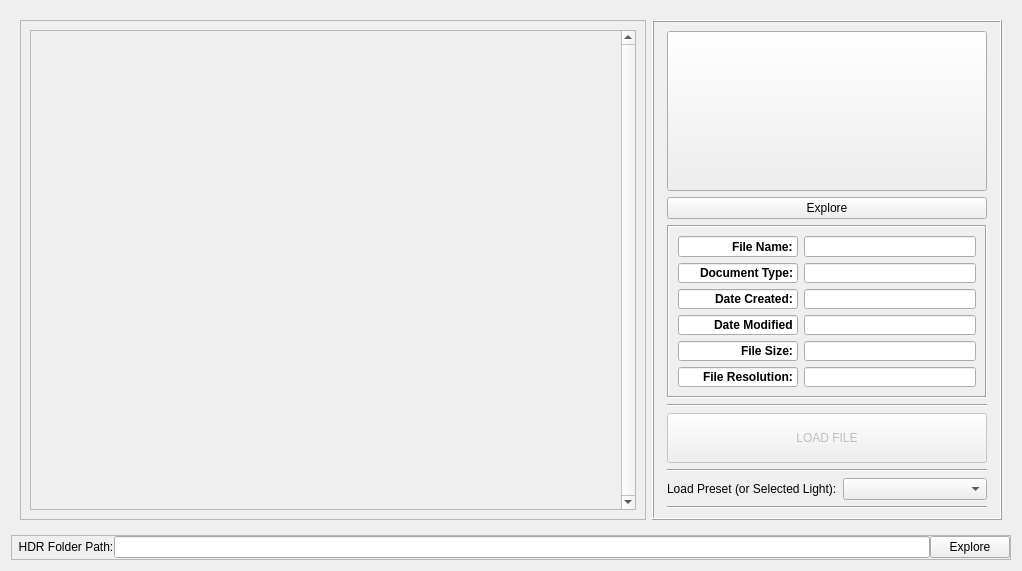
     <widget class="QWidget" name="tabHdr">
      <property name="sizePolicy">
       <sizepolicy hsizetype="Preferred" vsizetype="Expanding">
        <horstretch>0</horstretch>
        <verstretch>0</verstretch>
       </sizepolicy>
      </property>
      <attribute name="title">
       <string>HDRI</string>
      </attribute>
      <layout class="QVBoxLayout" name="verticalLayout_11">
       <item>
        <widget class="QWidget" name="wgTabHDR" native="true">
         <property name="sizePolicy">
          <sizepolicy hsizetype="Preferred" vsizetype="Expanding">
           <horstretch>0</horstretch>
           <verstretch>0</verstretch>
          </sizepolicy>
         </property>
         <property name="autoFillBackground">
          <bool>false</bool>
         </property>
         <layout class="QHBoxLayout" name="horizontalLayout_7">
          <item>
           <widget class="QFrame" name="frHdr">
            <property name="sizePolicy">
             <sizepolicy hsizetype="Expanding" vsizetype="Expanding">
              <horstretch>0</horstretch>
              <verstretch>0</verstretch>
             </sizepolicy>
            </property>
            <property name="minimumSize">
             <size>
              <width>0</width>
              <height>0</height>
             </size>
            </property>
            <property name="maximumSize">
             <size>
              <width>1111111</width>
              <height>16777215</height>
             </size>
            </property>
            <property name="layoutDirection">
             <enum>Qt::LeftToRight</enum>
            </property>
            <property name="autoFillBackground">
             <bool>true</bool>
            </property>
            <property name="frameShape">
             <enum>QFrame::StyledPanel</enum>
            </property>
            <property name="frameShadow">
             <enum>QFrame::Sunken</enum>
            </property>
            <layout class="QHBoxLayout" name="horizontalLayout_8">
             <item>
              <widget class="QScrollArea" name="scrHdr">
               <property name="styleSheet">
                <string notr="true"/>
               </property>
               <property name="verticalScrollBarPolicy">
                <enum>Qt::ScrollBarAlwaysOn</enum>
               </property>
               <property name="horizontalScrollBarPolicy">
                <enum>Qt::ScrollBarAlwaysOff</enum>
               </property>
               <property name="widgetResizable">
                <bool>true</bool>
               </property>
               <widget class="QWidget" name="scrlyHdr">
                <property name="geometry">
                 <rect>
                  <x>0</x>
                  <y>0</y>
                  <width>602</width>
                  <height>472</height>
                 </rect>
                </property>
                <layout class="QVBoxLayout" name="verticalLayout_7">
                 <item>
                  <layout class="QVBoxLayout" name="lyHdr">
                   <property name="leftMargin">
                    <number>4</number>
                   </property>
                   <property name="topMargin">
                    <number>4</number>
                   </property>
                   <property name="rightMargin">
                    <number>4</number>
                   </property>
                   <property name="bottomMargin">
                    <number>4</number>
                   </property>
                  </layout>
                 </item>
                </layout>
               </widget>
              </widget>
             </item>
            </layout>
           </widget>
          </item>
          <item>
           <widget class="QFrame" name="frLoad">
            <property name="sizePolicy">
             <sizepolicy hsizetype="Fixed" vsizetype="Preferred">
              <horstretch>0</horstretch>
              <verstretch>0</verstretch>
             </sizepolicy>
            </property>
            <property name="minimumSize">
             <size>
              <width>0</width>
              <height>500</height>
             </size>
            </property>
            <property name="maximumSize">
             <size>
              <width>350</width>
              <height>500</height>
             </size>
            </property>
            <property name="frameShape">
             <enum>QFrame::Box</enum>
            </property>
            <property name="frameShadow">
             <enum>QFrame::Raised</enum>
            </property>
            <layout class="QVBoxLayout" name="verticalLayout_6">
             <item>
              <layout class="QVBoxLayout" name="lyLoad">
               <property name="leftMargin">
                <number>4</number>
               </property>
               <property name="rightMargin">
                <number>4</number>
               </property>
               <item>
                <widget class="QPushButton" name="btnImage">
                 <property name="sizePolicy">
                  <sizepolicy hsizetype="Fixed" vsizetype="Fixed">
                   <horstretch>0</horstretch>
                   <verstretch>0</verstretch>
                  </sizepolicy>
                 </property>
                 <property name="minimumSize">
                  <size>
                   <width>320</width>
                   <height>160</height>
                  </size>
                 </property>
                 <property name="layoutDirection">
                  <enum>Qt::LeftToRight</enum>
                 </property>
                 <property name="text">
                  <string/>
                 </property>
                </widget>
               </item>
               <item>
                <widget class="QPushButton" name="btnExplore">
                 <property name="text">
                  <string>Explore</string>
                 </property>
                </widget>
               </item>
               <item>
                <widget class="QFrame" name="frInfo">
                 <property name="frameShape">
                  <enum>QFrame::Box</enum>
                 </property>
                 <property name="frameShadow">
                  <enum>QFrame::Sunken</enum>
                 </property>
                 <layout class="QVBoxLayout" name="verticalLayout_3">
                  <item>
                   <layout class="QHBoxLayout" name="lyFileName">
                    <item>
                     <widget class="QLineEdit" name="lblFileName">
                      <property name="enabled">
                       <bool>true</bool>
                      </property>
                      <property name="sizePolicy">
                       <sizepolicy hsizetype="Fixed" vsizetype="Fixed">
                        <horstretch>0</horstretch>
                        <verstretch>0</verstretch>
                       </sizepolicy>
                      </property>
                      <property name="maximumSize">
                       <size>
                        <width>120</width>
                        <height>16777215</height>
                       </size>
                      </property>
                      <property name="font">
                       <font>
                        <weight>75</weight>
                        <bold>true</bold>
                       </font>
                      </property>
                      <property name="text">
                       <string>File Name:</string>
                      </property>
                      <property name="alignment">
                       <set>Qt::AlignRight|Qt::AlignTrailing|Qt::AlignVCenter</set>
                      </property>
                      <property name="readOnly">
                       <bool>true</bool>
                      </property>
                     </widget>
                    </item>
                    <item>
                     <widget class="QLineEdit" name="leFileName">
                      <property name="enabled">
                       <bool>true</bool>
                      </property>
                      <property name="readOnly">
                       <bool>true</bool>
                      </property>
                     </widget>
                    </item>
                   </layout>
                  </item>
                  <item>
                   <layout class="QHBoxLayout" name="lyDocType">
                    <item>
                     <widget class="QLineEdit" name="lblDocType">
                      <property name="enabled">
                       <bool>true</bool>
                      </property>
                      <property name="sizePolicy">
                       <sizepolicy hsizetype="Fixed" vsizetype="Fixed">
                        <horstretch>0</horstretch>
                        <verstretch>0</verstretch>
                       </sizepolicy>
                      </property>
                      <property name="minimumSize">
                       <size>
                        <width>80</width>
                        <height>0</height>
                       </size>
                      </property>
                      <property name="maximumSize">
                       <size>
                        <width>120</width>
                        <height>16777215</height>
                       </size>
                      </property>
                      <property name="font">
                       <font>
                        <weight>75</weight>
                        <bold>true</bold>
                       </font>
                      </property>
                      <property name="text">
                       <string>Document Type:</string>
                      </property>
                      <property name="alignment">
                       <set>Qt::AlignRight|Qt::AlignTrailing|Qt::AlignVCenter</set>
                      </property>
                      <property name="readOnly">
                       <bool>true</bool>
                      </property>
                     </widget>
                    </item>
                    <item>
                     <widget class="QLineEdit" name="leDocTYpe">
                      <property name="enabled">
                       <bool>true</bool>
                      </property>
                      <property name="readOnly">
                       <bool>true</bool>
                      </property>
                     </widget>
                    </item>
                   </layout>
                  </item>
                  <item>
                   <layout class="QHBoxLayout" name="lyDateCreated">
                    <item>
                     <widget class="QLineEdit" name="lblDateCreated">
                      <property name="enabled">
                       <bool>true</bool>
                      </property>
                      <property name="sizePolicy">
                       <sizepolicy hsizetype="Fixed" vsizetype="Fixed">
                        <horstretch>0</horstretch>
                        <verstretch>0</verstretch>
                       </sizepolicy>
                      </property>
                      <property name="maximumSize">
                       <size>
                        <width>120</width>
                        <height>16777215</height>
                       </size>
                      </property>
                      <property name="font">
                       <font>
                        <weight>75</weight>
                        <bold>true</bold>
                       </font>
                      </property>
                      <property name="text">
                       <string>Date Created:</string>
                      </property>
                      <property name="alignment">
                       <set>Qt::AlignRight|Qt::AlignTrailing|Qt::AlignVCenter</set>
                      </property>
                      <property name="readOnly">
                       <bool>true</bool>
                      </property>
                     </widget>
                    </item>
                    <item>
                     <widget class="QLineEdit" name="leDateCreated">
                      <property name="enabled">
                       <bool>true</bool>
                      </property>
                      <property name="readOnly">
                       <bool>true</bool>
                      </property>
                     </widget>
                    </item>
                   </layout>
                  </item>
                  <item>
                   <layout class="QHBoxLayout" name="lyDateMod">
                    <item>
                     <widget class="QLineEdit" name="lblDateMod">
                      <property name="enabled">
                       <bool>true</bool>
                      </property>
                      <property name="sizePolicy">
                       <sizepolicy hsizetype="Fixed" vsizetype="Fixed">
                        <horstretch>0</horstretch>
                        <verstretch>0</verstretch>
                       </sizepolicy>
                      </property>
                      <property name="maximumSize">
                       <size>
                        <width>120</width>
                        <height>16777215</height>
                       </size>
                      </property>
                      <property name="font">
                       <font>
                        <weight>75</weight>
                        <bold>true</bold>
                       </font>
                      </property>
                      <property name="text">
                       <string>Date Modified</string>
                      </property>
                      <property name="alignment">
                       <set>Qt::AlignRight|Qt::AlignTrailing|Qt::AlignVCenter</set>
                      </property>
                      <property name="readOnly">
                       <bool>true</bool>
                      </property>
                     </widget>
                    </item>
                    <item>
                     <widget class="QLineEdit" name="leDateMod">
                      <property name="enabled">
                       <bool>true</bool>
                      </property>
                      <property name="readOnly">
                       <bool>true</bool>
                      </property>
                     </widget>
                    </item>
                   </layout>
                  </item>
                  <item>
                   <layout class="QHBoxLayout" name="lyFileSize">
                    <item>
                     <widget class="QLineEdit" name="lblFileSize">
                      <property name="enabled">
                       <bool>true</bool>
                      </property>
                      <property name="sizePolicy">
                       <sizepolicy hsizetype="Fixed" vsizetype="Fixed">
                        <horstretch>0</horstretch>
                        <verstretch>0</verstretch>
                       </sizepolicy>
                      </property>
                      <property name="maximumSize">
                       <size>
                        <width>120</width>
                        <height>16777215</height>
                       </size>
                      </property>
                      <property name="font">
                       <font>
                        <weight>75</weight>
                        <bold>true</bold>
                       </font>
                      </property>
                      <property name="text">
                       <string>File Size:</string>
                      </property>
                      <property name="alignment">
                       <set>Qt::AlignRight|Qt::AlignTrailing|Qt::AlignVCenter</set>
                      </property>
                      <property name="readOnly">
                       <bool>true</bool>
                      </property>
                     </widget>
                    </item>
                    <item>
                     <widget class="QLineEdit" name="leFileSize">
                      <property name="enabled">
                       <bool>true</bool>
                      </property>
                      <property name="readOnly">
                       <bool>true</bool>
                      </property>
                     </widget>
                    </item>
                   </layout>
                  </item>
                  <item>
                   <layout class="QHBoxLayout" name="lyResolution">
                    <item>
                     <widget class="QLineEdit" name="lblResolution">
                      <property name="enabled">
                       <bool>true</bool>
                      </property>
                      <property name="sizePolicy">
                       <sizepolicy hsizetype="Fixed" vsizetype="Fixed">
                        <horstretch>0</horstretch>
                        <verstretch>0</verstretch>
                       </sizepolicy>
                      </property>
                      <property name="maximumSize">
                       <size>
                        <width>120</width>
                        <height>16777215</height>
                       </size>
                      </property>
                      <property name="font">
                       <font>
                        <weight>75</weight>
                        <bold>true</bold>
                       </font>
                      </property>
                      <property name="text">
                       <string>File Resolution:</string>
                      </property>
                      <property name="alignment">
                       <set>Qt::AlignRight|Qt::AlignTrailing|Qt::AlignVCenter</set>
                      </property>
                      <property name="readOnly">
                       <bool>true</bool>
                      </property>
                     </widget>
                    </item>
                    <item>
                     <widget class="QLineEdit" name="leResolution">
                      <property name="enabled">
                       <bool>true</bool>
                      </property>
                      <property name="readOnly">
                       <bool>true</bool>
                      </property>
                     </widget>
                    </item>
                   </layout>
                  </item>
                 </layout>
                </widget>
               </item>
               <item>
                <widget class="Line" name="lineLoadButton">
                 <property name="orientation">
                  <enum>Qt::Horizontal</enum>
                 </property>
                </widget>
               </item>
               <item>
                <widget class="QPushButton" name="btnLoad">
                 <property name="enabled">
                  <bool>false</bool>
                 </property>
                 <property name="minimumSize">
                  <size>
                   <width>0</width>
                   <height>50</height>
                  </size>
                 </property>
                 <property name="maximumSize">
                  <size>
                   <width>16777215</width>
                   <height>50</height>
                  </size>
                 </property>
                 <property name="text">
                  <string>LOAD FILE</string>
                 </property>
                </widget>
               </item>
               <item>
                <widget class="Line" name="line_LoadPreset">
                 <property name="orientation">
                  <enum>Qt::Horizontal</enum>
                 </property>
                </widget>
               </item>
               <item>
                <layout class="QHBoxLayout" name="lyLoadPreset">
                 <item>
                  <widget class="QLabel" name="lblLoadPresetLabel">
                   <property name="text">
                    <string>Load Preset (or Selected Light):</string>
                   </property>
                  </widget>
                 </item>
                 <item>
                  <widget class="QComboBox" name="cbLoadPreset"/>
                 </item>
                </layout>
               </item>
               <item>
                <widget class="Line" name="lineLoadBottom">
                 <property name="orientation">
                  <enum>Qt::Horizontal</enum>
                 </property>
                </widget>
               </item>
               <item>
                <spacer name="verticalSpacer_Load">
                 <property name="orientation">
                  <enum>Qt::Vertical</enum>
                 </property>
                 <property name="sizeHint" stdset="0">
                  <size>
                   <width>20</width>
                   <height>40</height>
                  </size>
                 </property>
                </spacer>
               </item>
              </layout>
             </item>
            </layout>
           </widget>
          </item>
         </layout>
        </widget>
       </item>
       <item>
        <widget class="QFrame" name="frPath">
         <property name="sizePolicy">
          <sizepolicy hsizetype="Fixed" vsizetype="Fixed">
           <horstretch>250</horstretch>
           <verstretch>0</verstretch>
          </sizepolicy>
         </property>
         <property name="minimumSize">
          <size>
           <width>1000</width>
           <height>25</height>
          </size>
         </property>
         <property name="maximumSize">
          <size>
           <width>16777215</width>
           <height>1111111</height>
          </size>
         </property>
         <property name="frameShape">
          <enum>QFrame::StyledPanel</enum>
         </property>
         <property name="frameShadow">
          <enum>QFrame::Raised</enum>
         </property>
         <layout class="QHBoxLayout" name="horizontalLayout_9">
          <property name="spacing">
           <number>0</number>
          </property>
          <property name="leftMargin">
           <number>0</number>
          </property>
          <property name="topMargin">
           <number>0</number>
          </property>
          <property name="rightMargin">
           <number>0</number>
          </property>
          <property name="bottomMargin">
           <number>0</number>
          </property>
          <item>
           <widget class="QLabel" name="lblPath">
            <property name="sizePolicy">
             <sizepolicy hsizetype="Fixed" vsizetype="Fixed">
              <horstretch>0</horstretch>
              <verstretch>0</verstretch>
             </sizepolicy>
            </property>
            <property name="minimumSize">
             <size>
              <width>100</width>
              <height>0</height>
             </size>
            </property>
            <property name="text">
             <string>  HDR Folder Path:</string>
            </property>
           </widget>
          </item>
          <item>
           <widget class="QLineEdit" name="lePath"/>
          </item>
          <item>
           <widget class="QPushButton" name="btnPathExplore">
            <property name="text">
             <string>Explore</string>
            </property>
           </widget>
          </item>
         </layout>
        </widget>
       </item>
      </layout>
     </widget>
